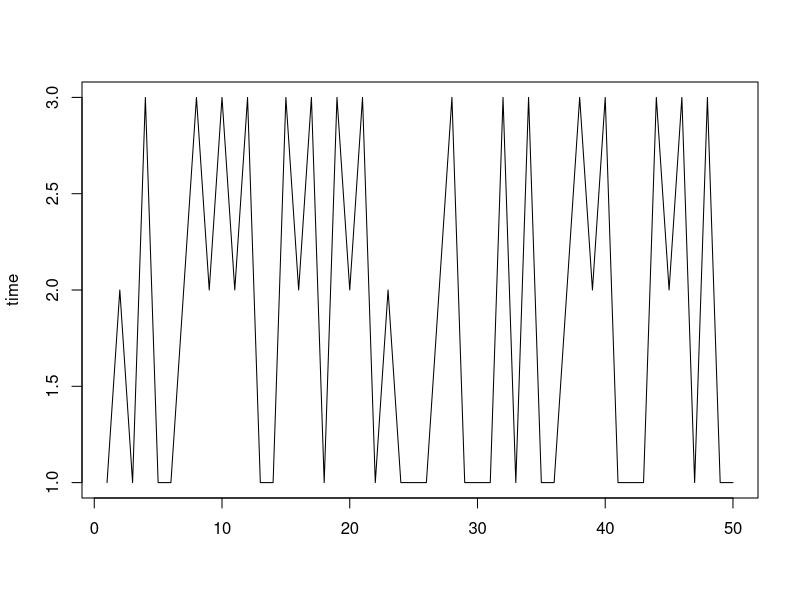

Source code (R):
####################################################################
###### SMMR by Ilya S. Slabolitskiy and Ekaterina A. Simonova ######
############################# Class 9 ##############################
####################################################################



# Markov chain simulation
S <- 1:3 # state space
P <- matrix(data = c(1/2, 1/4, 1/4,
                     1/3, 0, 2/3,
                     1/2, 1/2, 0),
            nrow = 3, ncol = 3, byrow = T) # transition matrix
X <- sample(x = S, size = 1)
for (t in 2:1000){
  X[t] <- sample(x = S, size = 1, prob = P[X[t - 1], ])
}
plot(x = X[1:50], type = 'l', xlab = '', ylab = 'time')

# test for homogeneity
P1_est <- matrix(0, nrow = 3, ncol = 3)
for (t in 2:500){
  if ((X[t] == 1) & (X[t - 1] == 1)){
    P1_est[1, 1] <- P1_est[1, 1] + 1
  } else if ((X[t] == 2) & (X[t - 1] == 1)){
    P1_est[1, 2] <- P1_est[1, 2] + 1
  } else if ((X[t] == 3) & (X[t - 1] == 1)){
    P1_est[1, 3] <- P1_est[1, 3] + 1
  } else if ((X[t] == 1) & (X[t - 1] == 2)){
    P1_est[2, 1] <- P1_est[2, 1] + 1
  } else if ((X[t] == 2) & (X[t - 1] == 2)){
    P1_est[2, 2] <- P1_est[2, 2] + 1
  } else if ((X[t] == 3) & (X[t - 1] == 2)){
    P1_est[2, 3] <- P1_est[2, 3] + 1
  } else if ((X[t] == 1) & (X[t - 1] == 3)){
    P1_est[3, 1] <- P1_est[3, 1] + 1
  } else if ((X[t] == 2) & (X[t - 1] == 3)){
    P1_est[3, 2] <- P1_est[3, 2] + 1
  } else{
    P1_est[3, 3] <- P1_est[3, 3] + 1
  }
}
P1_est

P2_est <- matrix(0, nrow = 3, ncol = 3)
for (t in 501:1000){
  if ((X[t] == 1) & (X[t - 1] == 1)){
    P2_est[1, 1] <- P2_est[1, 1] + 1
  } else if ((X[t] == 2) & (X[t - 1] == 1)){
    P2_est[1, 2] <- P2_est[1, 2] + 1
  } else if ((X[t] == 3) & (X[t - 1] == 1)){
    P2_est[1, 3] <- P2_est[1, 3] + 1
  } else if ((X[t] == 1) & (X[t - 1] == 2)){
    P2_est[2, 1] <- P2_est[2, 1] + 1
  } else if ((X[t] == 2) & (X[t - 1] == 2)){
    P2_est[2, 2] <- P2_est[2, 2] + 1
  } else if ((X[t] == 3) & (X[t - 1] == 2)){
    P2_est[2, 3] <- P2_est[2, 3] + 1
  } else if ((X[t] == 1) & (X[t - 1] == 3)){
    P2_est[3, 1] <- P2_est[3, 1] + 1
  } else if ((X[t] == 2) & (X[t - 1] == 3)){
    P2_est[3, 2] <- P2_est[3, 2] + 1
  } else{
    P2_est[3, 3] <- P2_est[3, 3] + 1
  }
}
P2_est